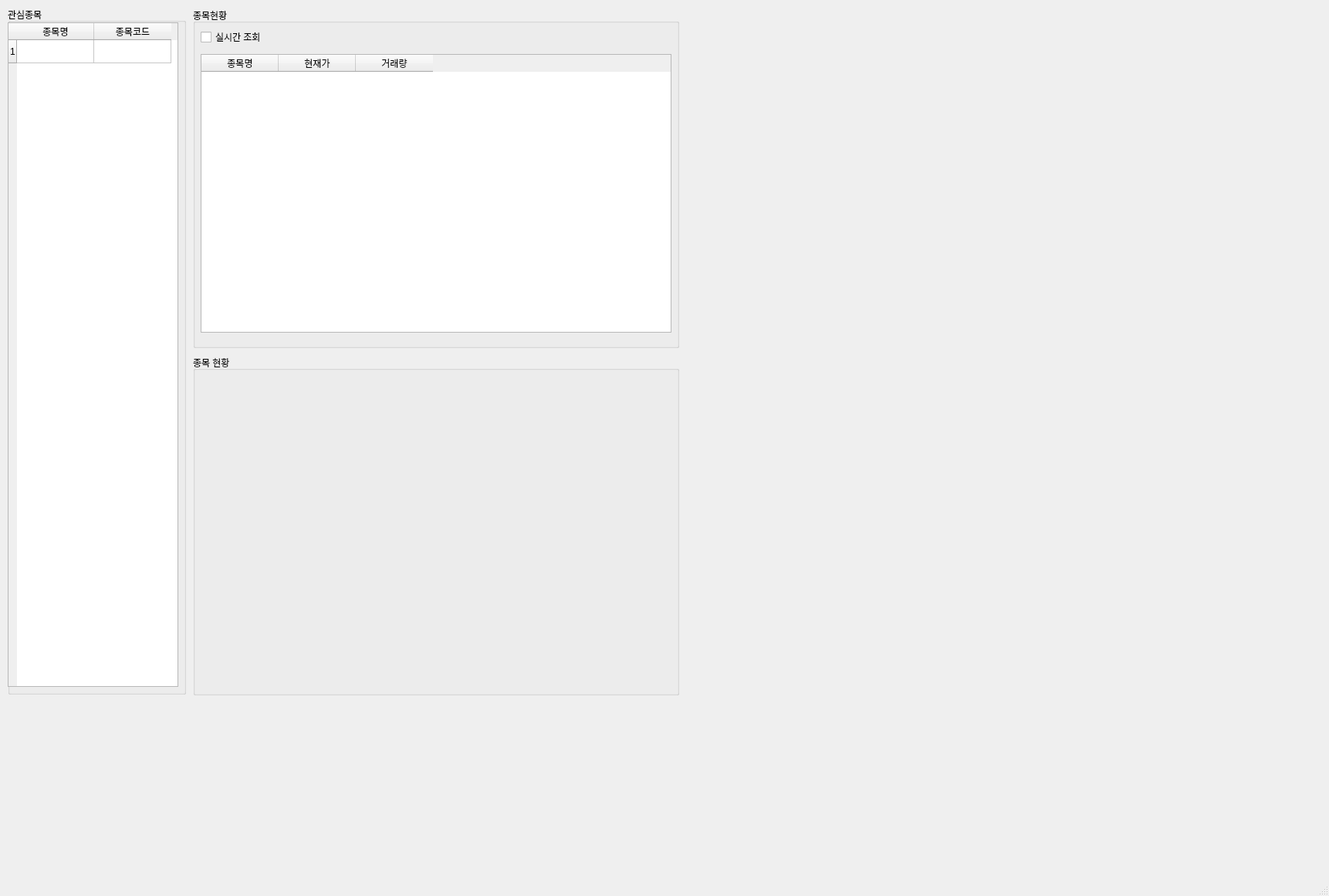
<?xml version="1.0" encoding="UTF-8"?>
<ui version="4.0">
 <class>MainWindow</class>
 <widget class="QMainWindow" name="MainWindow">
  <property name="geometry">
   <rect>
    <x>0</x>
    <y>0</y>
    <width>1722</width>
    <height>1161</height>
   </rect>
  </property>
  <property name="windowTitle">
   <string>PyTrader v0.4</string>
  </property>
  <property name="windowIcon">
   <iconset>
    <normaloff>icon.png</normaloff>icon.png</iconset>
  </property>
  <widget class="QWidget" name="centralwidget">
   <widget class="QGroupBox" name="groupBox">
    <property name="geometry">
     <rect>
      <x>10</x>
      <y>9</y>
      <width>231</width>
      <height>891</height>
     </rect>
    </property>
    <property name="title">
     <string>관심종목</string>
    </property>
    <widget class="QTableWidget" name="tableWidget">
     <property name="geometry">
      <rect>
       <x>0</x>
       <y>20</y>
       <width>221</width>
       <height>861</height>
      </rect>
     </property>
     <property name="rowCount">
      <number>1</number>
     </property>
     <attribute name="horizontalHeaderDefaultSectionSize">
      <number>100</number>
     </attribute>
     <row/>
     <column>
      <property name="text">
       <string>종목명</string>
      </property>
      <property name="textAlignment">
       <set>AlignCenter</set>
      </property>
     </column>
     <column>
      <property name="text">
       <string>종목코드</string>
      </property>
      <property name="textAlignment">
       <set>AlignCenter</set>
      </property>
     </column>
    </widget>
   </widget>
   <widget class="QGroupBox" name="groupBox_2">
    <property name="geometry">
     <rect>
      <x>250</x>
      <y>10</y>
      <width>630</width>
      <height>441</height>
     </rect>
    </property>
    <property name="title">
     <string>종목현황</string>
    </property>
    <widget class="QCheckBox" name="checkBox">
     <property name="geometry">
      <rect>
       <x>10</x>
       <y>30</y>
       <width>141</width>
       <height>16</height>
      </rect>
     </property>
     <property name="text">
      <string>실시간 조회</string>
     </property>
    </widget>
    <widget class="QTableWidget" name="tableWidget_2">
     <property name="geometry">
      <rect>
       <x>10</x>
       <y>60</y>
       <width>610</width>
       <height>361</height>
      </rect>
     </property>
     <column>
      <property name="text">
       <string>종목명</string>
      </property>
     </column>
     <column>
      <property name="text">
       <string>현재가</string>
      </property>
     </column>
     <column>
      <property name="text">
       <string>거래량</string>
      </property>
     </column>
    </widget>
   </widget>
   <widget class="QGroupBox" name="groupBox_3">
    <property name="geometry">
     <rect>
      <x>250</x>
      <y>460</y>
      <width>630</width>
      <height>441</height>
     </rect>
    </property>
    <property name="title">
     <string>종목 현황</string>
    </property>
   </widget>
  </widget>
  <widget class="QMenuBar" name="menubar">
   <property name="geometry">
    <rect>
     <x>0</x>
     <y>0</y>
     <width>1722</width>
     <height>26</height>
    </rect>
   </property>
  </widget>
  <widget class="QStatusBar" name="statusbar"/>
 </widget>
 <resources/>
 <connections/>
</ui>
